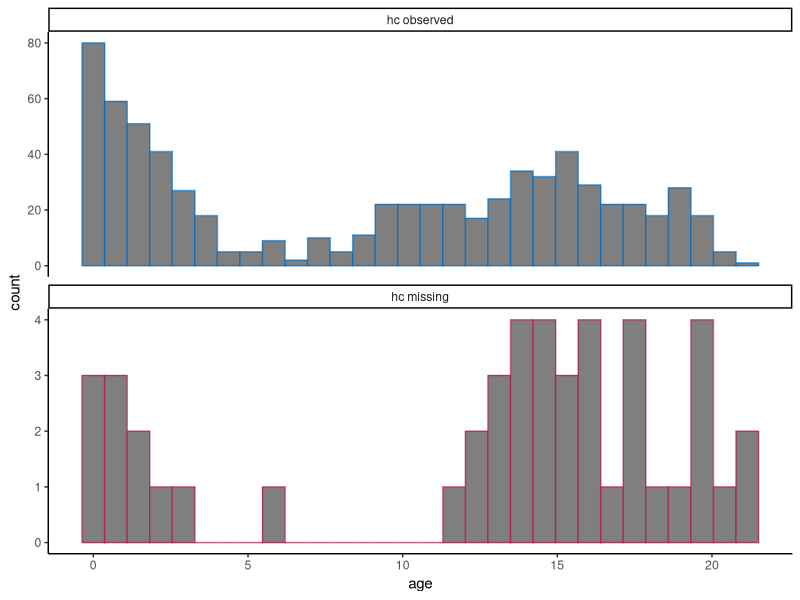
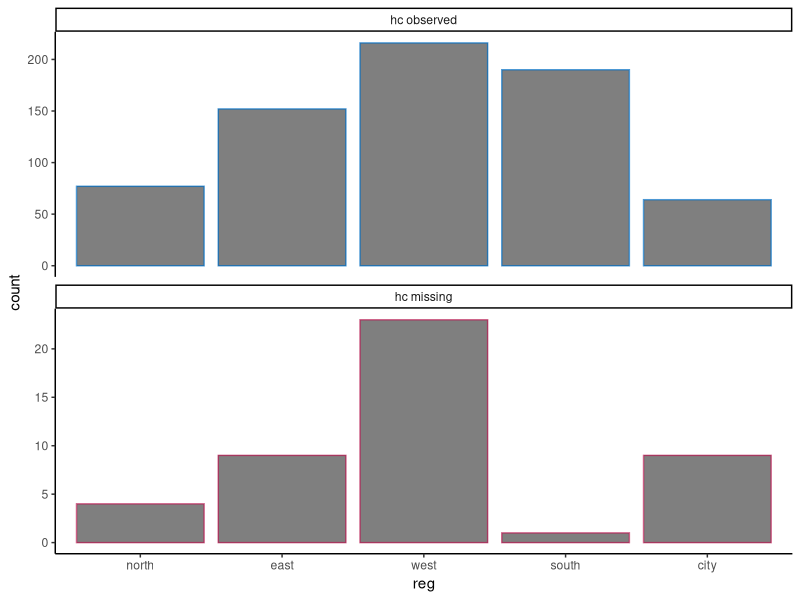
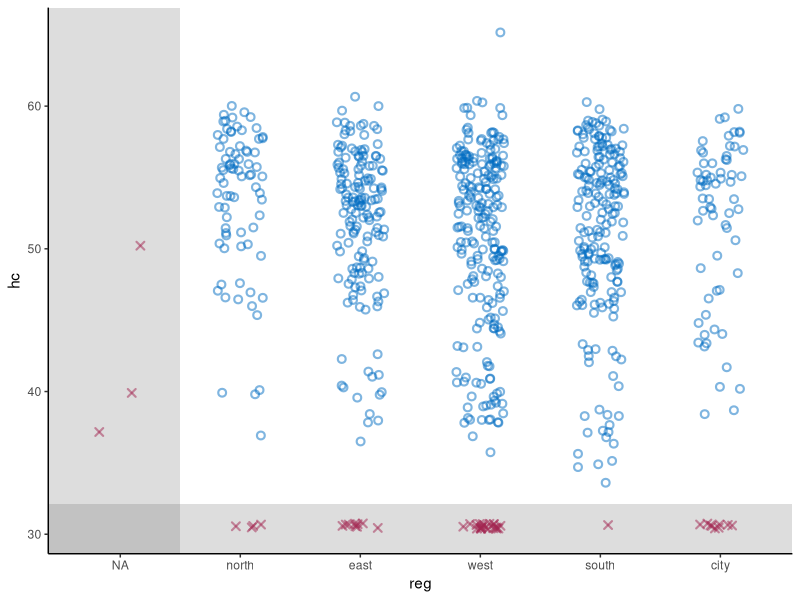
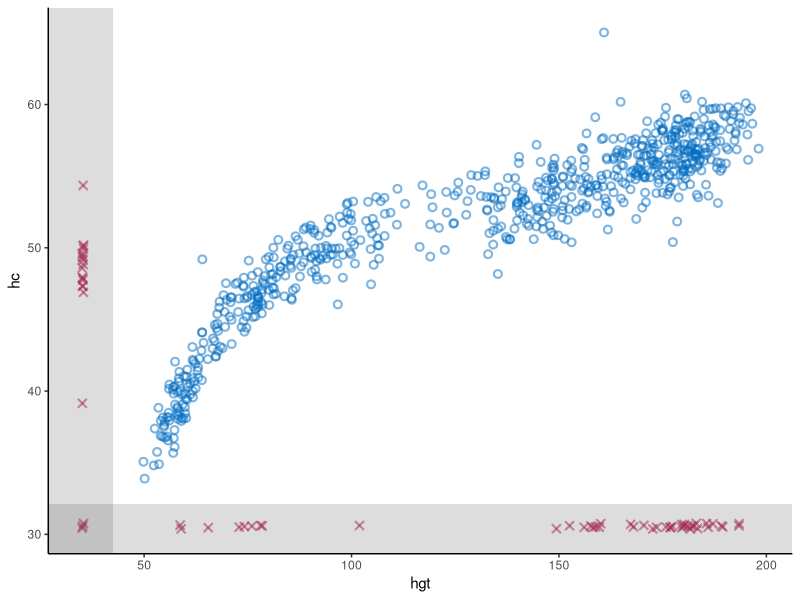
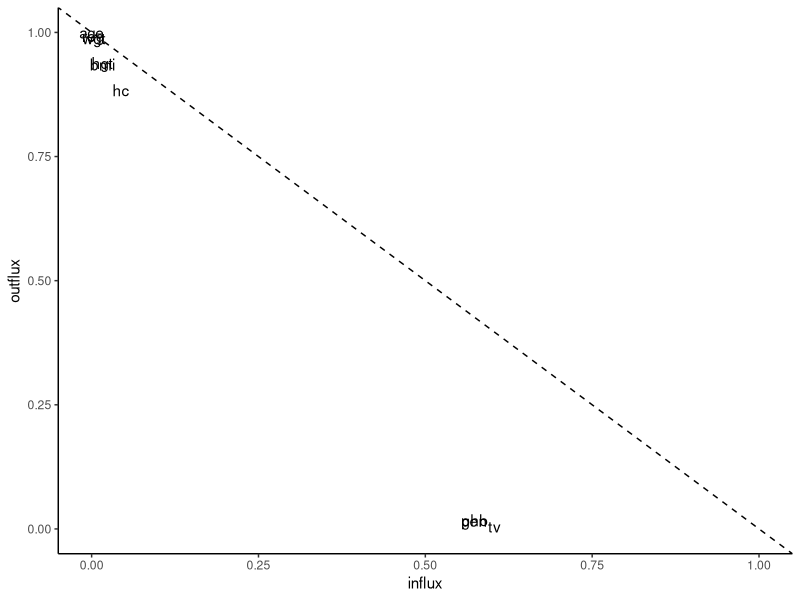

These charts were generated, in order, by the following R code: (Note: this script raises an error after producing the figures.)
## ---- chunk 1
knitr::opts_chunk$set(
  collapse = TRUE,
  comment = "#>"
)
## ---- chunk 2
# set-up environment
# library(shinymice)
library(tidyverse)
# example dataset
dat <- mice::boys
# example mids object
imp <- mice::mice(dat, printFlag = FALSE)

# define mice theme
theme_mice <- function() {
  # move this outside of the function to unnecessary avoid re-running
  ggplot2::update_geom_defaults("point", list(
    shape = 21,
    size = 1.9,
    stroke = 1.1,
    alpha = 0.5
  ))
  ggplot2::update_geom_defaults("boxplot", list(
    size = 1
  ))
  ggplot2::update_geom_defaults("line", list(
    size = 1
  ))
  # the actual theme settings
  theme <- list(
    ggplot2::theme_classic(),
    ggplot2::theme(legend.position = "bottom"),
    ggplot2::scale_color_manual(
      values = c(
        "Observed" = mice:::mdc(1),
        "Missing" = mice:::mdc(2),
        "Imputed" = mice:::mdc(2)
      )
    ),
    ggplot2::scale_fill_manual(
      values = c(
        "Observed" = mice:::mdc(1),
        "Missing" = mice:::mdc(2),
        "Imputed" = mice:::mdc(2)
      )
    )
  )
  return(theme)
}
## ---- chunk 3
# histogram/density plot
# plot_conditional <- function(dat, x, z) {
#   if (is.numeric(dat[[x]])) {
#     geom <- ggplot2::geom_density(ggplot2::aes(x = .data[[x]], y = ..count.., color = conditional))
#   } else {
#     geom <-
#       ggplot2::geom_bar(
#         ggplot2::aes(x = .data[[x]], color = conditional),
#         position = ggplot2::position_dodge(),
#         fill = "white"
#       )
#   }
#   dat %>%
#     dplyr::mutate(conditional = factor(
#       is.na(.data[[z]]),
#       levels = c(TRUE, FALSE),
#       labels = c("Missing", "Observed")
#     )) %>%
#     ggplot2::remove_missing(., vars = x) %>%
#     ggplot2::ggplot() +
#     geom +
#     theme_mice() +
#     ggplot2::labs(color = paste(z)) +
#     theme(legend.position = "top")
# }

plot_conditional <- function(dat, x, z) {
  if (is.numeric(dat[[x]])) {
    geom <- ggplot2::geom_histogram(ggplot2::aes(x = .data[[x]], color = conditional, fill = "white"))
  } else {
    geom <-
      ggplot2::geom_bar(
        ggplot2::aes(x = .data[[x]],
                     color = conditional, fill = "white")
      )
  }
  dat[!is.na(dat[[x]]),] %>%
    dplyr::mutate(conditional = factor(
      is.na(.data[[z]]),
      levels = c(FALSE, TRUE),
      labels = c("Observed", "Missing")
    )) %>%
    #ggplot2::remove_missing(., vars = x) %>%
    ggplot2::ggplot() +
    geom +
    theme_mice() +
    ggplot2::facet_wrap(~conditional, ncol = 1, scales = "free_y", labeller = ggplot2::labeller(conditional = c(paste(z, "observed"), paste(z, "missing")) %>% setNames( c("Observed", "Missing")))) +
    theme(legend.position = "none")
}

plot_conditional(dat, x = "age", z = "hc")
plot_conditional(dat, x = "reg", z = "hc") # look at skyline plots in mi, and at the legend position --> varname + missing (red) + observed (blue)
## ---- chunk 4
# scatterplot
plot_bivariate <- function(dat, x, y) {
  # set NA value and scale for variable 'x'
  if (is.numeric(dat[[x]])) {
    NA_x <-
      min(dat[[x]], na.rm = TRUE) - .1 * diff(range(dat[[x]], na.rm = TRUE))
    shade_x <- min(dat[[x]], na.rm = TRUE) - .05 * diff(range(dat[[x]], na.rm = TRUE))
    scale_x <- NULL# ggplot2::scale_x_continuous(#expand = c(0.01, 0.01),
               #                             limits = c(NA_x, max(dat[[x]])))
  } else {
    NA_x <- "NA"
    shade_x <- 1.5
    scale_x <-
      ggplot2::scale_x_discrete(# expand = c(0.01, 0.01),
                                limits = c("NA", levels(dat[[x]])))
  }
  
  # set NA value and scale for variable 'y'
  if (is.numeric(dat[[y]])) {
    NA_y <-
      min(dat[[y]], na.rm = TRUE) - .1 * diff(range(dat[[y]], na.rm = TRUE))
    shade_y <- min(dat[[y]], na.rm = TRUE) - .05 * diff(range(dat[[y]], na.rm = TRUE))
    scale_y <- NULL # ggplot2::scale_y_continuous(#expand = c(0.01, 0.01),
                    #                       limits = c(NA_y, max(dat[[y]])))
  } else {
    NA_y <- "NA"
    shade_y <- 1.5
    scale_y <-
      ggplot2::scale_y_discrete(#expand = c(0.01, 0.01),
                                limits = c("NA", levels(dat[[y]])))
  }
  
  # add geom for NAs in the 'x' space
  if (any(is.na(dat[[x]]))) {
    geom_x <- ggplot2::geom_point(
      position = ggplot2::position_jitter(width = 0.2, height = 0.2),
      color = mice:::mdc(2),
      shape = 4,
      mapping = ggplot2::aes(x = NA_x, y = .data[[y]]),
      data = dat[is.na(dat[[x]]),]
    )
  } else {
    geom_x <- NULL
  }
  
  # add geom for NAs in the 'y' space
  if (any(is.na(dat[[y]]))) {
    geom_y <- ggplot2::geom_point(
      position = ggplot2::position_jitter(width = 0.2, height = 0.2),
      color = mice:::mdc(2),
      shape = 4,
      mapping = ggplot2::aes(x = .data[[x]], y = NA_y),
      data = dat[is.na(dat[[y]]),]
    )
  } else{
    geom_y <- NULL
  }
  
  # add geom for NAs in the 'x' and 'y' space
  if (any(is.na(dat[[x]]) & is.na(dat[[y]]))) {
    geom_xy <- ggplot2::geom_point(
      position = ggplot2::position_jitter(width = 0.2, height = 0.2),
      color = mice:::mdc(2),
      shape = 4,
      mapping = ggplot2::aes(x = NA_x, y = NA_y),
      data = dat[is.na(dat[[x]]) & is.na(dat[[y]]),]
    )
  } else{
    geom_xy <- NULL
  }
  
  # plot
  p <- dat %>% ggplot2::ggplot() +
    ggplot2::geom_point(
      ggplot2::aes(x = .data[[x]], y = .data[[y]]),
      position = ggplot2::position_jitter(width = 0.2, height = 0.2),
      color = mice::mdc(1)
    ) +
    geom_x +
    geom_y +
    geom_xy +
    theme_mice() +
    scale_x +
    scale_y +
    ggplot2::annotate("rect", xmin = -Inf, xmax = shade_x, ymin = -Inf, ymax = Inf, alpha = 0.2) +
ggplot2::annotate("rect", xmin = -Inf, xmax = Inf, ymin = -Inf, ymax = shade_y, alpha = 0.2)
  # output
  return(p)
}
plot_bivariate(dat, x = "reg", y = "hc")
plot_bivariate(dat, x = "hgt", y = "hc") # instead of .5*SD take 10% of the range instead!
# and add a grey area to distinguish the missing and observed parts of the plot
## ---- chunk 5
# md pattern

## ---- chunk 6
# plot in- and outflux of incomplete data
plot_flux <- function(dat){
  flx <- mice::flux(dat)
  p <- flx %>% ggplot2::ggplot() +
    ggplot2::geom_text(
      ggplot2::aes(x = influx, y = outflux, label = rownames(flx))
    ) +
    geom_abline(intercept = 1, slope = -1, linetype = "dashed") +
    lims(x = c(0,1), y = c(0,1)) +
    theme_classic()
  return(p)
}
plot_flux(dat)
## ---- chunk 7

# make chain means and variances tidy
preprocess_thetas <- function(imp) {
  d <- imp$chainMean %>%
    dplyr::na_if(., "NaN") %>%
    as.data.frame() %>%
    dplyr::mutate(var = row.names(.), theta = "Chain means") %>%
    rbind(
      .,
      imp$chainVar %>%
        sqrt() %>%
        as.data.frame(.) %>%
        dplyr::mutate(var = row.names(.), theta = "Chain standard deviations")
    ) %>%
    tidyr::pivot_longer(-c(var, theta)) %>%
    cbind(.it = as.integer(1:imp$iteration),
          .imp = as.factor(rep(1:imp$m, each = imp$iteration)))
  return(d)
}
# test
trace_dat <- preprocess_thetas(imp)

trace_one_variable <- function(d, x) {
  # plot one variable
  p <- d[d$var == x,] %>%
    ggplot2::ggplot() +
    ggplot2::geom_line(ggplot2::aes(x = .it, y = value, color = .imp)) +
    ggplot2::facet_wrap( ~ theta, scales = "free", ncol = 2) +
    ggplot2::theme_classic() +
    ggplot2::theme(
      strip.background = element_rect(colour = "white"),
      strip.text = element_text(face = "bold", size = 11)
    ) +
    ggplot2::labs(x = "Iteration",
                  y = paste0("Variable: '", x, "'"),
                  color = "Imputation")
  # show message to user when variable is completely observed
  if (all(is.na(p$data$value))) {
    p <-
      p + ggplot2::geom_text(ggplot2::aes(
        x = median(as.numeric(d$.imp)),
        y = 0,
        label = "No \n imputations \n to show"
      ),
      color = "grey")
  }
  return(p)
}
#test
trace_one_variable(trace_dat, x = "hgt")
trace_one_variable(trace_dat, x = "age")
## ---- chunk 8
# preprocess
prepare_plotting <- function(mids, x, y = NULL) {
  imps <- mids$imp[[x]] %>%
    dplyr::mutate(.id = row.names(.)) %>%
    tidyr::pivot_longer(
      cols = 1:mids$m,
      names_to = ".imp",
      values_to = x,
      names_transform = list(.imp = as.numeric)
    )
  
  # preprocess incomplete data
  d <-
    mids$data %>%
    dplyr::mutate(.id = rownames(.)) %>%
    .[c(x, y, ".id")] %>%
    cbind(.imp = 0)
  
  # combine incomplete and imputed data
    cd <- d %>%
      dplyr::bind_rows(., imps) %>%
      dplyr::mutate(imputed = ifelse(.imp > 0, 'Imputed', 'Observed'))
  
  return(cd)
}

# test
x = "hc"
y = "reg"
plot_dat <- prepare_plotting(mids = imp, x = x, y = y)
plot_dat2 <- prepare_plotting(mids = imp, x = y, y = x)
a <- dplyr::full_join(plot_dat, plot_dat2)
## ---- chunk 9
# stripplot
m = 5
geom_stripplot <- function(x, m, ...) {
  p <- list(
    ggplot2::geom_jitter(
      ggplot2::aes(
        x = as.factor(.data$.imp),
        y = .data[[x]],
        color = .data$imputed
      ),
      height = 0,
      width = 0.25, 
      ...
    ),
    ggplot2::scale_x_discrete(limits = as.character(0:m)),
    ggplot2::labs(
      x = "Imputation (0 = observed data)",
      y = paste0("Variable: '", x, "'"),
      color = "",
      fill = "",
      size = ""
    )
  )
  return(p)
}

plot_dat %>%
  ggplot2::ggplot() +
  geom_stripplot(x, m)
## ---- chunk 10

plot_dat %>%
  ggplot2::ggplot() +
  geom_stripplot(x, m) +
  theme_mice()
## ---- chunk 11
geom_bwplot <- function(x, m){
  list(
    ggplot2::geom_boxplot(
      ggplot2::aes(
        x = as.factor(.data$.imp),
        y = .data[[x]],
        color = .data$imputed
      ),
      width = 0.5
    ),
    ggplot2::scale_x_discrete(limits = as.character(0:m)),
    ggplot2::labs(
      x = "Imputation (0 = observed data)",
      y = paste0("Variable: '", x, "'"),
      color = "",
      fill = "",
      size = ""
    ))
}

plot_dat %>% 
  ggplot2::ggplot() +
  geom_bwplot(x, m = imp$m) + 
  theme_mice()

# try to combine this with the stripplot??
plot_dat %>%
  ggplot2::ggplot() +
  geom_bwplot(x, m) + 
  geom_stripplot(x, m, alpha = 0.1) +
  theme_mice()

## ---- chunk 12
geom_densityplot <- function(x, m){
  list(ggplot2::geom_density(
    ggplot2::aes(
    x = .data[[x]],
    group = .data$.imp,
    color = .data$imputed,
    size = .data$imputed)),
    ggplot2::scale_size_manual(values = c(0.5, 1) %>% setNames(c("Imputed", "Observed")))
)}


plot_dat %>% na.omit() %>% 
  ggplot2::ggplot() +
  geom_densityplot(x, m = imp$m) + 
  theme_mice()


## ---- chunk 13
# At some point, try to do this for histograms too? See https://github.com/amices/shinyMice/blob/Enhancements/R/gg.barplot.R

# geom_densityplot <- function(x, m){
#   list(ggplot2::geom_density(
#     ggplot2::aes(
#     x = .data[[x]],
#     group = .data$.imp,
#     color = .data$imputed,
#     size = .data$imputed)),
#     ggplot2::scale_size_manual(values = c(0.5, 1) %>% setNames(c("Imputed", "Observed")))
# )}
# 
# plot_dat %>% 
#   ggplot2::ggplot() +
#   geom_densityplot(x, m = imp$m) + 
#   theme_mice()
## ---- chunk 14
geom_xyplot <- function(x, y, m) {
  list(ggplot2::geom_point(
    ggplot2::aes(
    x = .data[[x]],
    y = .data[[y]],
    color = .data$imputed
    )))}

plot_dat %>% na.omit() %>% 
  ggplot2::ggplot() +
  geom_densityplot(x, m = imp$m) + 
  theme_mice()
